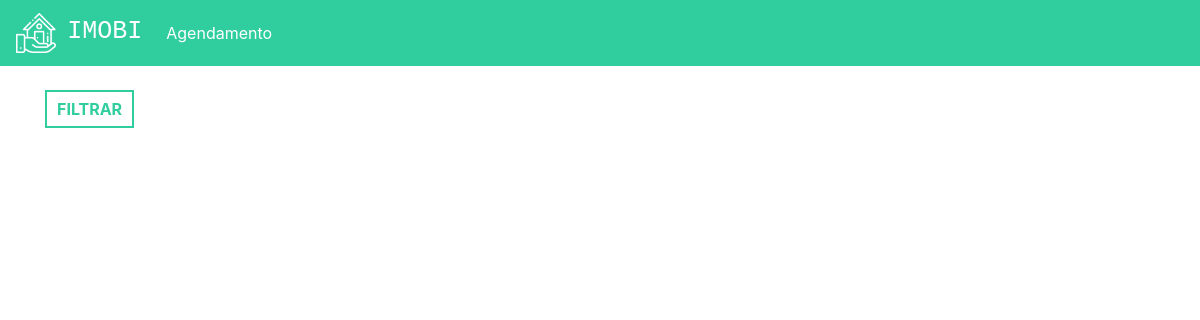
Before: / (signed in) with the older database file.
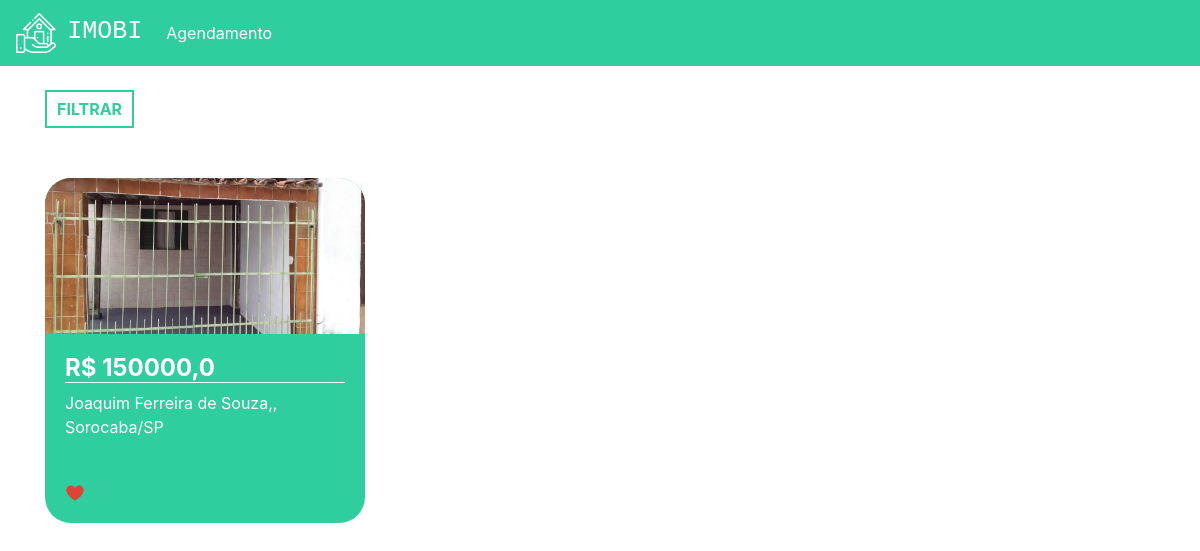
After: the same page with the newer database file.
### imobi/plataforma/models.py (models this page shows, shortened)
class Imovel(models.Model):
    choices = (('V', 'Venda'),
               ('A', 'Aluguel'))
    choices_imovel = (('A', 'Apartamento'),
                      ('C', 'Casa'))
    imagens = models.ManyToManyField(Imagem)
    valor = models.FloatField()
    quartos = models.IntegerField()
    tamanho = models.FloatField()
    cidade = models.ForeignKey(Cidade, on_delete=models.DO_NOTHING)
    rua = models.CharField(max_length=50)
    tipo = models.CharField(max_length=1, choices=choices)
    tipo_imovel = models.CharField(max_length=1, choices=choices_imovel)
    numero = models.IntegerField()
    descricao = models.TextField()
    dias_visita = models.ManyToManyField(DiasVisita)
    horarios = models.ManyToManyField(Horario)

class Imagem(models.Model):
    img = models.ImageField(upload_to='img')

class Cidade(models.Model):
    nome = models.CharField(max_length=30)
    def __str__(self) -> str:
        return self.nome

### imobi/plataforma/views.py (the view)
# urls.py: path('', views.home, name='home'),
@login_required(login_url='/auth/logar')
def home(request):
    preco_minimo = request.GET.get('preco_minimo')
    preco_maximo = request.GET.get('preco_maximo')
    cidade = request.GET.get('cidade')
    tipo = request.GET.getlist('tipo')
    cidades = Cidade.objects.all()
    if preco_minimo or preco_maximo or cidade or tipo:
        if not preco_minimo:
            preco_minimo = 0
        if not preco_maximo:
            preco_maximo = 999999999
        if not tipo:
            tipo = ['A', 'C']
        imoveis = Imovel.objects.filter(valor__gte=preco_minimo)\
        .filter(valor__lte=preco_maximo)\
        .filter(tipo_imovel__in=tipo).filter(cidade=cidade)
    else:
        imoveis = Imovel.objects.all()
    return render(request, 'home.html', {'imoveis': imoveis, 'cidades': cidades})

### imobi/plataforma/templates/home.html (shortened to what this page needs)
{% extends 'base.html' %}
{% load static %}
{% block 'head' %}
<link rel="stylesheet" href="{% static 'plataforma/css/home.css' %}">
{% endblock  %}
{% block 'body' %}
<div class="container">
  <br>
  <button type="button" class="btn_filtrar" data-toggle="modal"
	 data-target="#exampleModal">
    FILTRAR
  </button>
  <div class="row">
    {% for imovel in imoveis %}
        <div class="col-md cont">
          <div class="card_imovel">
            <img class="img_capa_imovel" src="{{imovel.imagens.all.0.img.url}}">
            <div class="informacoes_imoveis">
                <a class="a_none" href="{% url 'imovel' imovel.id %}">
                  <h4 class="valor">R$ {{imovel.valor}}</h4>
                </a>
              <p>{{imovel.rua}}, {{imovel.cidade}}</p>
              <br>
              <img width="7%" src="{% static 'plataforma/img/heart.png' %}">
            </div>
          </div>
        </div>
    {% endfor %}
  </div>
</div>
{% endblock %}

Changed rows visible on the page:
added Imovel: imagens.all.0.img (picture), valor "150000,0", rua "Joaquim Ferreira de Souza,", cidade "Sorocaba/SP"
